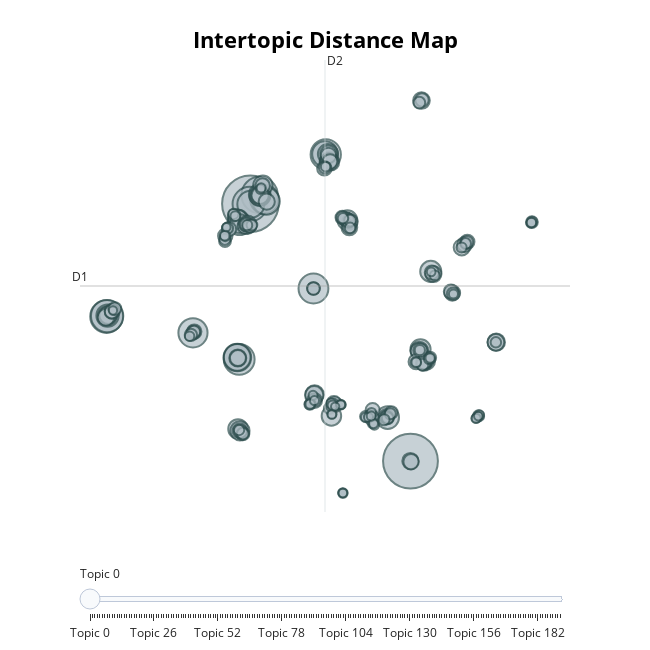

Write notebook code for a chart like this one.
### Code cell
BERTopic_mpnet_base_1.visualize_topics()

### Figure 1 — Plotly figure (JSON) as saved in the notebook; plotly's stock layout.template omitted (floating-point values rounded to 4 significant figures; data arrays with more than 128 entries replaced by an {"elided": "..."} marker saying what was removed)
{"data": [{"customdata": {"elided": "192x3 mixed values"}, "hovertemplate": "<b>Topic %{customdata[0]}</b><br>%{customdata[1]}<br>Size: %{customdata[2]}", "legendgroup": "", "marker": {"color": "#B0BEC5", "line": {"color": "DarkSlateGrey", "width": 2}, "size": {"elided": "192 int values"}, "sizemode": "area", "sizeref": 0.2894, "symbol": "circle"}, "mode": "markers", "name": "", "orientation": "v", "showlegend": false, "type": "scatter", "x": {"elided": "192 float values"}, "xaxis": "x", "y": {"elided": "192 float values"}, "yaxis": "y"}], "layout": {"annotations": [{"showarrow": false, "text": "D1", "x": -13.89, "y": 5.72, "yshift": 10}, {"showarrow": false, "text": "D2", "x": 3.204, "xshift": 10, "y": 21.67}], "height": 650, "hoverlabel": {"bgcolor": "white", "font": {"family": "Rockwell", "size": 16}}, "legend": {"itemsizing": "constant", "tracegroupgap": 0}, "margin": {"t": 60}, "shapes": [{"line": {"color": "#CFD8DC", "width": 2}, "type": "line", "x0": 3.204, "x1": 3.204, "y0": -10.23, "y1": 21.67}, {"line": {"color": "#9E9E9E", "width": 2}, "type": "line", "x0": -13.89, "x1": 20.29, "y0": 5.72, "y1": 5.72}], "sliders": [{"active": 0, "pad": {"t": 50}, "steps": [{"args": [{"marker.color": {"elided": "1x192 str values"}}], "label": "Topic 0", "method": "update"}, {"args": [{"marker.color": {"elided": "1x192 str values"}}], "label": "Topic 1", "method": "update"}, {"args": [{"marker.color": {"elided": "1x192 str values"}}], "label": "Topic 2", "method": "update"}, {"args": [{"marker.color": {"elided": "1x192 str values"}}], "label": "Topic 3", "method": "update"}, {"args": [{"marker.color": {"elided": "1x192 str values"}}], "label": "Topic 4", "method": "update"}, {"args": [{"marker.color": {"elided": "1x192 str values"}}], "label": "Topic 5", "method": "update"}, {"args": [{"marker.color": {"elided": "1x192 str values"}}], "label": "Topic 6", "method": "update"}, {"args": [{"marker.color": {"elided": "1x192 str values"}}], "label": "Topic 7", "method": "update"}, {"args": [{"marker.color": {"elided": "1x192 str values"}}], "label": "Topic 8", "method": "update"}, {"args": [{"marker.color": {"elided": "1x192 str values"}}], "label": "Topic 9", "method": "update"}, {"args": [{"marker.color": {"elided": "1x192 str values"}}], "label": "Topic 10", "method": "update"}, {"args": [{"marker.color": {"elided": "1x192 str values"}}], "label": "Topic 11", "method": "update"}, {"args": [{"marker.color": {"elided": "1x192 str values"}}], "label": "Topic 12", "method": "update"}, {"args": [{"marker.color": {"elided": "1x192 str values"}}], "label": "Topic 13", "method": "update"}, {"args": [{"marker.color": {"elided": "1x192 str values"}}], "label": "Topic 14", "method": "update"}, {"args": [{"marker.color": {"elided": "1x192 str values"}}], "label": "Topic 15", "method": "update"}, {"args": [{"marker.color": {"elided": "1x192 str values"}}], "label": "Topic 16", "method": "update"}, {"args": [{"marker.color": {"elided": "1x192 str values"}}], "label": "Topic 17", "method": "update"}, {"args": [{"marker.color": {"elided": "1x192 str values"}}], "label": "Topic 18", "method": "update"}, {"args": [{"marker.color": {"elided": "1x192 str values"}}], "label": "Topic 19", "method": "update"}, {"args": [{"marker.color": {"elided": "1x192 str values"}}], "label": "Topic 20", "method": "update"}, {"args": [{"marker.color": {"elided": "1x192 str values"}}], "label": "Topic 21", "method": "update"}, {"args": [{"marker.color": {"elided": "1x192 str values"}}], "label": "Topic 22", "method": "update"}, {"args": [{"marker.color": {"elided": "1x192 str values"}}], "label": "Topic 23", "method": "update"}, {"args": [{"marker.color": {"elided": "1x192 str values"}}], "label": "Topic 24", "method": "update"}, {"args": [{"marker.color": {"elided": "1x192 str values"}}], "label": "Topic 25", "method": "update"}, {"args": [{"marker.color": {"elided": "1x192 str values"}}], "label": "Topic 26", "method": "update"}, {"args": [{"marker.color": {"elided": "1x192 str values"}}], "label": "Topic 27", "method": "update"}, {"args": [{"marker.color": {"elided": "1x192 str values"}}], "label": "Topic 28", "method": "update"}, {"args": [{"marker.color": {"elided": "1x192 str values"}}], "label": "Topic 29", "method": "update"}, {"args": [{"marker.color": {"elided": "1x192 str values"}}], "label": "Topic 30", "method": "update"}, {"args": [{"marker.color": {"elided": "1x192 str values"}}], "label": "Topic 31", "method": "update"}, {"args": [{"marker.color": {"elided": "1x192 str values"}}], "label": "Topic 32", "method": "update"}, {"args": [{"marker.color": {"elided": "1x192 str values"}}], "label": "Topic 33", "method": "update"}, {"args": [{"marker.color": {"elided": "1x192 str values"}}], "label": "Topic 34", "method": "update"}, {"args": [{"marker.color": {"elided": "1x192 str values"}}], "label": "Topic 35", "method": "update"}, {"args": [{"marker.color": {"elided": "1x192 str values"}}], "label": "Topic 36", "method": "update"}, {"args": [{"marker.color": {"elided": "1x192 str values"}}], "label": "Topic 37", "method": "update"}, {"args": [{"marker.color": {"elided": "1x192 str values"}}], "label": "Topic 38", "method": "update"}, {"args": [{"marker.color": {"elided": "1x192 str values"}}], "label": "Topic 39", "method": "update"}, {"args": [{"marker.color": {"elided": "1x192 str values"}}], "label": "Topic 40", "method": "update"}, {"args": [{"marker.color": {"elided": "1x192 str values"}}], "label": "Topic 41", "method": "update"}, {"args": [{"marker.color": {"elided": "1x192 str values"}}], "label": "Topic 42", "method": "update"}, {"args": [{"marker.color": {"elided": "1x192 str values"}}], "label": "Topic 43", "method": "update"}, {"args": [{"marker.color": {"elided": "1x192 str values"}}], "label": "Topic 44", "method": "update"}, {"args": [{"marker.color": {"elided": "1x192 str values"}}], "label": "Topic 45", "method": "update"}, {"args": [{"marker.color": {"elided": "1x192 str values"}}], "label": "Topic 46", "method": "update"}, {"args": [{"marker.color": {"elided": "1x192 str values"}}], "label": "Topic 47", "method": "update"}, {"args": [{"marker.color": {"elided": "1x192 str values"}}], "label": "Topic 48", "method": "update"}, {"args": [{"marker.color": {"elided": "1x192 str values"}}], "label": "Topic 49", "method": "update"}, {"args": [{"marker.color": {"elided": "1x192 str values"}}], "label": "Topic 50", "method": "update"}, {"args": [{"marker.color": {"elided": "1x192 str values"}}], "label": "Topic 51", "method": "update"}, {"args": [{"marker.color": {"elided": "1x192 str values"}}], "label": "Topic 52", "method": "update"}, {"args": [{"marker.color": {"elided": "1x192 str values"}}], "label": "Topic 53", "method": "update"}, {"args": [{"marker.color": {"elided": "1x192 str values"}}], "label": "Topic 54", "method": "update"}, {"args": [{"marker.color": {"elided": "1x192 str values"}}], "label": "Topic 55", "method": "update"}, {"args": [{"marker.color": {"elided": "1x192 str values"}}], "label": "Topic 56", "method": "update"}, {"args": [{"marker.color": {"elided": "1x192 str values"}}], "label": "Topic 57", "method": "update"}, {"args": [{"marker.color": {"elided": "1x192 str values"}}], "label": "Topic 58", "method": "update"}, {"args": [{"marker.color": {"elided": "1x192 str values"}}], "label": "Topic 59", "method": "update"}, {"args": [{"marker.color": {"elided": "1x192 str values"}}], "label": "Topic 60", "method": "update"}, {"args": [{"marker.color": {"elided": "1x192 str values"}}], "label": "Topic 61", "method": "update"}, {"args": [{"marker.color": {"elided": "1x192 str values"}}], "label": "Topic 62", "method": "update"}, {"args": [{"marker.color": {"elided": "1x192 str values"}}], "label": "Topic 63", "method": "update"}, {"args": [{"marker.color": {"elided": "1x192 str values"}}], "label": "Topic 64", "method": "update"}, {"args": [{"marker.color": {"elided": "1x192 str values"}}], "label": "Topic 65", "method": "update"}, {"args": [{"marker.color": {"elided": "1x192 str values"}}], "label": "Topic 66", "method": "update"}, {"args": [{"marker.color": {"elided": "1x192 str values"}}], "label": "Topic 67", "method": "update"}, {"args": [{"marker.color": {"elided": "1x192 str values"}}], "label": "Topic 68", "method": "update"}, {"args": [{"marker.color": {"elided": "1x192 str values"}}], "label": "Topic 69", "method": "update"}, {"args": [{"marker.color": {"elided": "1x192 str values"}}], "label": "Topic 70", "method": "update"}, {"args": [{"marker.color": {"elided": "1x192 str values"}}], "label": "Topic 71", "method": "update"}, {"args": [{"marker.color": {"elided": "1x192 str values"}}], "label": "Topic 72", "method": "update"}, {"args": [{"marker.color": {"elided": "1x192 str values"}}], "label": "Topic 73", "method": "update"}, {"args": [{"marker.color": {"elided": "1x192 str values"}}], "label": "Topic 74", "method": "update"}, {"args": [{"marker.color": {"elided": "1x192 str values"}}], "label": "Topic 75", "method": "update"}, {"args": [{"marker.color": {"elided": "1x192 str values"}}], "label": "Topic 76", "method": "update"}, {"args": [{"marker.color": {"elided": "1x192 str values"}}], "label": "Topic 77", "method": "update"}, {"args": [{"marker.color": {"elided": "1x192 str values"}}], "label": "Topic 78", "method": "update"}, {"args": [{"marker.color": {"elided": "1x192 str values"}}], "label": "Topic 79", "method": "update"}, {"args": [{"marker.color": {"elided": "1x192 str values"}}], "label": "Topic 80", "method": "update"}, {"args": [{"marker.color": {"elided": "1x192 str values"}}], "label": "Topic 81", "method": "update"}, {"args": [{"marker.color": {"elided": "1x192 str values"}}], "label": "Topic 82", "method": "update"}, {"args": [{"marker.color": {"elided": "1x192 str values"}}], "label": "Topic 83", "method": "update"}, {"args": [{"marker.color": {"elided": "1x192 str values"}}], "label": "Topic 84", "method": "update"}, {"args": [{"marker.color": {"elided": "1x192 str values"}}], "label": "Topic 85", "method": "update"}, {"args": [{"marker.color": {"elided": "1x192 str values"}}], "label": "Topic 86", "method": "update"}, {"args": [{"marker.color": {"elided": "1x192 str values"}}], "label": "Topic 87", "method": "update"}, {"args": [{"marker.color": {"elided": "1x192 str values"}}], "label": "Topic 88", "method": "update"}, {"args": [{"marker.color": {"elided": "1x192 str values"}}], "label": "Topic 89", "method": "update"}, {"args": [{"marker.color": {"elided": "1x192 str values"}}], "label": "Topic 90", "method": "update"}, {"args": [{"marker.color": {"elided": "1x192 str values"}}], "label": "Topic 91", "method": "update"}, {"args": [{"marker.color": {"elided": "1x192 str values"}}], "label": "Topic 92", "method": "update"}, {"args": [{"marker.color": {"elided": "1x192 str values"}}], "label": "Topic 93", "method": "update"}, {"args": [{"marker.color": {"elided": "1x192 str values"}}], "label": "Topic 94", "method": "update"}, {"args": [{"marker.color": {"elided": "1x192 str values"}}], "label": "Topic 95", "method": "update"}, {"args": [{"marker.color": {"elided": "1x192 str values"}}], "label": "Topic 96", "method": "update"}, {"args": [{"marker.color": {"elided": "1x192 str values"}}], "label": "Topic 97", "method": "update"}, {"args": [{"marker.color": {"elided": "1x192 str values"}}], "label": "Topic 98", "method": "update"}, {"args": [{"marker.color": {"elided": "1x192 str values"}}], "label": "Topic 99", "method": "update"}, {"args": [{"marker.color": {"elided": "1x192 str values"}}], "label": "Topic 100", "method": "update"}, {"args": [{"marker.color": {"elided": "1x192 str values"}}], "label": "Topic 101", "method": "update"}, {"args": [{"marker.color": {"elided": "1x192 str values"}}], "label": "Topic 102", "method": "update"}, {"args": [{"marker.color": {"elided": "1x192 str values"}}], "label": "Topic 103", "method": "update"}, {"args": [{"marker.color": {"elided": "1x192 str values"}}], "label": "Topic 104", "method": "update"}, {"args": [{"marker.color": {"elided": "1x192 str values"}}], "label": "Topic 105", "method": "update"}, {"args": [{"marker.color": {"elided": "1x192 str values"}}], "label": "Topic 106", "method": "update"}, {"args": [{"marker.color": {"elided": "1x192 str values"}}], "label": "Topic 107", "method": "update"}, {"args": [{"marker.color": {"elided": "1x192 str values"}}], "label": "Topic 108", "method": "update"}, {"args": [{"marker.color": {"elided": "1x192 str values"}}], "label": "Topic 109", "method": "update"}, {"args": [{"marker.color": {"elided": "1x192 str values"}}], "label": "Topic 110", "method": "update"}, {"args": [{"marker.color": {"elided": "1x192 str values"}}], "label": "Topic 111", "method": "update"}, {"args": [{"marker.color": {"elided": "1x192 str values"}}], "label": "Topic 112", "method": "update"}, {"args": [{"marker.color": {"elided": "1x192 str values"}}], "label": "Topic 113", "method": "update"}, {"args": [{"marker.color": {"elided": "1x192 str values"}}], "label": "Topic 114", "method": "update"}, {"args": [{"marker.color": {"elided": "1x192 str values"}}], "label": "Topic 115", "method": "update"}, {"args": [{"marker.color": {"elided": "1x192 str values"}}], "label": "Topic 116", "method": "update"}, {"args": [{"marker.color": {"elided": "1x192 str values"}}], "label": "Topic 117", "method": "update"}, {"args": [{"marker.color": {"elided": "1x192 str values"}}], "label": "Topic 118", "method": "update"}, {"args": [{"marker.color": {"elided": "1x192 str values"}}], "label": "Topic 119", "method": "update"}, {"args": [{"marker.color": {"elided": "1x192 str values"}}], "label": "Topic 120", "method": "update"}, {"args": [{"marker.color": {"elided": "1x192 str values"}}], "label": "Topic 121", "method": "update"}, {"args": [{"marker.color": {"elided": "1x192 str values"}}], "label": "Topic 122", "method": "update"}, {"args": [{"marker.color": {"elided": "1x192 str values"}}], "label": "Topic 123", "method": "update"}, {"args": [{"marker.color": {"elided": "1x192 str values"}}], "label": "Topic 124", "method": "update"}, {"args": [{"marker.color": {"elided": "1x192 str values"}}], "label": "Topic 125", "method": "update"}, {"args": [{"marker.color": {"elided": "1x192 str values"}}], "label": "Topic 126", "method": "update"}, {"args": [{"marker.color": {"elided": "1x192 str values"}}], "label": "Topic 127", "method": "update"}, {"args": [{"marker.color": {"elided": "1x192 str values"}}], "label": "Topic 128", "method": "update"}, {"args": [{"marker.color": {"elided": "1x192 str values"}}], "label": "Topic 129", "method": "update"}, {"args": [{"marker.color": {"elided": "1x192 str values"}}], "label": "Topic 130", "method": "update"}, {"args": [{"marker.color": {"elided": "1x192 str values"}}], "label": "Topic 131", "method": "update"}, {"args": [{"marker.color": {"elided": "1x192 str values"}}], "label": "Topic 132", "method": "update"}, {"args": [{"marker.color": {"elided": "1x192 str values"}}], "label": "Topic 133", "method": "update"}, {"args": [{"marker.color": {"elided": "1x192 str values"}}], "label": "Topic 134", "method": "update"}, {"args": [{"marker.color": {"elided": "1x192 str values"}}], "label": "Topic 135", "method": "update"}, {"args": [{"marker.color": {"elided": "1x192 str values"}}], "label": "Topic 136", "method": "update"}, {"args": [{"marker.color": {"elided": "1x192 str values"}}], "label": "Topic 137", "method": "update"}, {"args": [{"marker.color": {"elided": "1x192 str values"}}], "label": "Topic 138", "method": "update"}, {"args": [{"marker.color": {"elided": "1x192 str values"}}], "label": "Topic 139", "method": "update"}, {"args": [{"marker.color": {"elided": "1x192 str values"}}], "label": "Topic 140", "method": "update"}, {"args": [{"marker.color": {"elided": "1x192 str values"}}], "label": "Topic 141", "method": "update"}, {"args": [{"marker.color": {"elided": "1x192 str values"}}], "label": "Topic 142", "method": "update"}, {"args": [{"marker.color": {"elided": "1x192 str values"}}], "label": "Topic 143", "method": "update"}, {"args": [{"marker.color": {"elided": "1x192 str values"}}], "label": "Topic 144", "method": "update"}, {"args": [{"marker.color": {"elided": "1x192 str values"}}], "label": "Topic 145", "method": "update"}, {"args": [{"marker.color": {"elided": "1x192 str values"}}], "label": "Topic 146", "method": "update"}, {"args": [{"marker.color": {"elided": "1x192 str values"}}], "label": "Topic 147", "method": "update"}, {"args": [{"marker.color": {"elided": "1x192 str values"}}], "label": "Topic 148", "method": "update"}, {"args": [{"marker.color": {"elided": "1x192 str values"}}], "label": "Topic 149", "method": "update"}, {"args": [{"marker.color": {"elided": "1x192 str values"}}], "label": "Topic 150", "method": "update"}, {"args": [{"marker.color": {"elided": "1x192 str values"}}], "label": "Topic 151", "method": "update"}, {"args": [{"marker.color": {"elided": "1x192 str values"}}], "label": "Topic 152", "method": "update"}, {"args": [{"marker.color": {"elided": "1x192 str values"}}], "label": "Topic 153", "method": "update"}, {"args": [{"marker.color": {"elided": "1x192 str values"}}], "label": "Topic 154", "method": "update"}, {"args": [{"marker.color": {"elided": "1x192 str values"}}], "label": "Topic 155", "method": "update"}, {"args": [{"marker.color": {"elided": "1x192 str values"}}], "label": "Topic 156", "method": "update"}, {"args": [{"marker.color": {"elided": "1x192 str values"}}], "label": "Topic 157", "method": "update"}, {"args": [{"marker.color": {"elided": "1x192 str values"}}], "label": "Topic 158", "method": "update"}, {"args": [{"marker.color": {"elided": "1x192 str values"}}], "label": "Topic 159", "method": "update"}, {"args": [{"marker.color": {"elided": "1x192 str values"}}], "label": "Topic 160", "method": "update"}, {"args": [{"marker.color": {"elided": "1x192 str values"}}], "label": "Topic 161", "method": "update"}, {"args": [{"marker.color": {"elided": "1x192 str values"}}], "label": "Topic 162", "method": "update"}, {"args": [{"marker.color": {"elided": "1x192 str values"}}], "label": "Topic 163", "method": "update"}, {"args": [{"marker.color": {"elided": "1x192 str values"}}], "label": "Topic 164", "method": "update"}, {"args": [{"marker.color": {"elided": "1x192 str values"}}], "label": "Topic 165", "method": "update"}, {"args": [{"marker.color": {"elided": "1x192 str values"}}], "label": "Topic 166", "method": "update"}, {"args": [{"marker.color": {"elided": "1x192 str values"}}], "label": "Topic 167", "method": "update"}, {"args": [{"marker.color": {"elided": "1x192 str values"}}], "label": "Topic 168", "method": "update"}, {"args": [{"marker.color": {"elided": "1x192 str values"}}], "label": "Topic 169", "method": "update"}, {"args": [{"marker.color": {"elided": "1x192 str values"}}], "label": "Topic 170", "method": "update"}, {"args": [{"marker.color": {"elided": "1x192 str values"}}], "label": "Topic 171", "method": "update"}, {"args": [{"marker.color": {"elided": "1x192 str values"}}], "label": "Topic 172", "method": "update"}, {"args": [{"marker.color": {"elided": "1x192 str values"}}], "label": "Topic 173", "method": "update"}, {"args": [{"marker.color": {"elided": "1x192 str values"}}], "label": "Topic 174", "method": "update"}, {"args": [{"marker.color": {"elided": "1x192 str values"}}], "label": "Topic 175", "method": "update"}, {"args": [{"marker.color": {"elided": "1x192 str values"}}], "label": "Topic 176", "method": "update"}, {"args": [{"marker.color": {"elided": "1x192 str values"}}], "label": "Topic 177", "method": "update"}, {"args": [{"marker.color": {"elided": "1x192 str values"}}], "label": "Topic 178", "method": "update"}, {"args": [{"marker.color": {"elided": "1x192 str values"}}], "label": "Topic 179", "method": "update"}, {"args": [{"marker.color": {"elided": "1x192 str values"}}], "label": "Topic 180", "method": "update"}, {"args": [{"marker.color": {"elided": "1x192 str values"}}], "label": "Topic 181", "method": "update"}, {"args": [{"marker.color": {"elided": "1x192 str values"}}], "label": "Topic 182", "method": "update"}, {"args": [{"marker.color": {"elided": "1x192 str values"}}], "label": "Topic 183", "method": "update"}, {"args": [{"marker.color": {"elided": "1x192 str values"}}], "label": "Topic 184", "method": "update"}, {"args": [{"marker.color": {"elided": "1x192 str values"}}], "label": "Topic 185", "method": "update"}, {"args": [{"marker.color": {"elided": "1x192 str values"}}], "label": "Topic 186", "method": "update"}, {"args": [{"marker.color": {"elided": "1x192 str values"}}], "label": "Topic 187", "method": "update"}, {"args": [{"marker.color": {"elided": "1x192 str values"}}], "label": "Topic 188", "method": "update"}, {"args": [{"marker.color": {"elided": "1x192 str values"}}], "label": "Topic 189", "method": "update"}, {"args": [{"marker.color": {"elided": "1x192 str values"}}], "label": "Topic 190", "method": "update"}, {"args": [{"marker.color": {"elided": "1x192 str values"}}], "label": "Topic 191", "method": "update"}]}], "title": {"font": {"color": "Black", "size": 22}, "text": "<b>Intertopic Distance Map</b>", "x": 0.5, "xanchor": "center", "y": 0.95, "yanchor": "top"}, "width": 650, "xaxis": {"anchor": "y", "domain": [0, 1], "range": [-13.89, 20.29], "title": {"text": ""}, "visible": false}, "yaxis": {"anchor": "x", "domain": [0, 1], "range": [-10.23, 21.67], "title": {"text": ""}, "visible": false}}}
